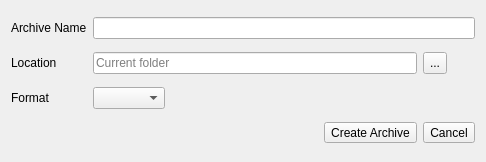
<?xml version="1.0" encoding="UTF-8"?>
<ui version="4.0">
 <class>corearchiver</class>
 <widget class="QWidget" name="corearchiver">
  <property name="geometry">
   <rect>
    <x>0</x>
    <y>0</y>
    <width>486</width>
    <height>162</height>
   </rect>
  </property>
  <property name="sizePolicy">
   <sizepolicy hsizetype="Fixed" vsizetype="Fixed">
    <horstretch>0</horstretch>
    <verstretch>0</verstretch>
   </sizepolicy>
  </property>
  <property name="windowTitle">
   <string>CoreArchiver</string>
  </property>
  <property name="windowIcon">
   <iconset resource="icons.qrc">
    <normaloff>:/icons/CoreArchiver.svg</normaloff>:/icons/CoreArchiver.svg</iconset>
  </property>
  <property name="styleSheet">
   <string notr="true"/>
  </property>
  <layout class="QGridLayout" name="gridLayout">
   <property name="topMargin">
    <number>10</number>
   </property>
   <item row="1" column="0">
    <widget class="QLabel" name="label_2">
     <property name="text">
      <string>Location</string>
     </property>
    </widget>
   </item>
   <item row="0" column="0">
    <widget class="QLabel" name="label">
     <property name="text">
      <string>Archive Name</string>
     </property>
    </widget>
   </item>
   <item row="2" column="1">
    <widget class="QComboBox" name="formatsCB"/>
   </item>
   <item row="2" column="0">
    <widget class="QLabel" name="label_3">
     <property name="text">
      <string>Format</string>
     </property>
    </widget>
   </item>
   <item row="1" column="5">
    <widget class="QToolButton" name="locationTB">
     <property name="sizePolicy">
      <sizepolicy hsizetype="Fixed" vsizetype="Minimum">
       <horstretch>0</horstretch>
       <verstretch>0</verstretch>
      </sizepolicy>
     </property>
     <property name="text">
      <string>...</string>
     </property>
    </widget>
   </item>
   <item row="1" column="1" colspan="4">
    <widget class="QLineEdit" name="locationLE">
     <property name="text">
      <string/>
     </property>
     <property name="placeholderText">
      <string>Current folder</string>
     </property>
    </widget>
   </item>
   <item row="0" column="1" colspan="5">
    <widget class="QLineEdit" name="nameLE"/>
   </item>
   <item row="3" column="5">
    <widget class="QToolButton" name="cancel">
     <property name="text">
      <string>Cancel</string>
     </property>
    </widget>
   </item>
   <item row="3" column="4">
    <widget class="QToolButton" name="createArc">
     <property name="text">
      <string>Create Archive</string>
     </property>
    </widget>
   </item>
  </layout>
 </widget>
 <layoutdefault spacing="6" margin="11"/>
 <resources>
  <include location="icons.qrc"/>
 </resources>
 <connections/>
</ui>
